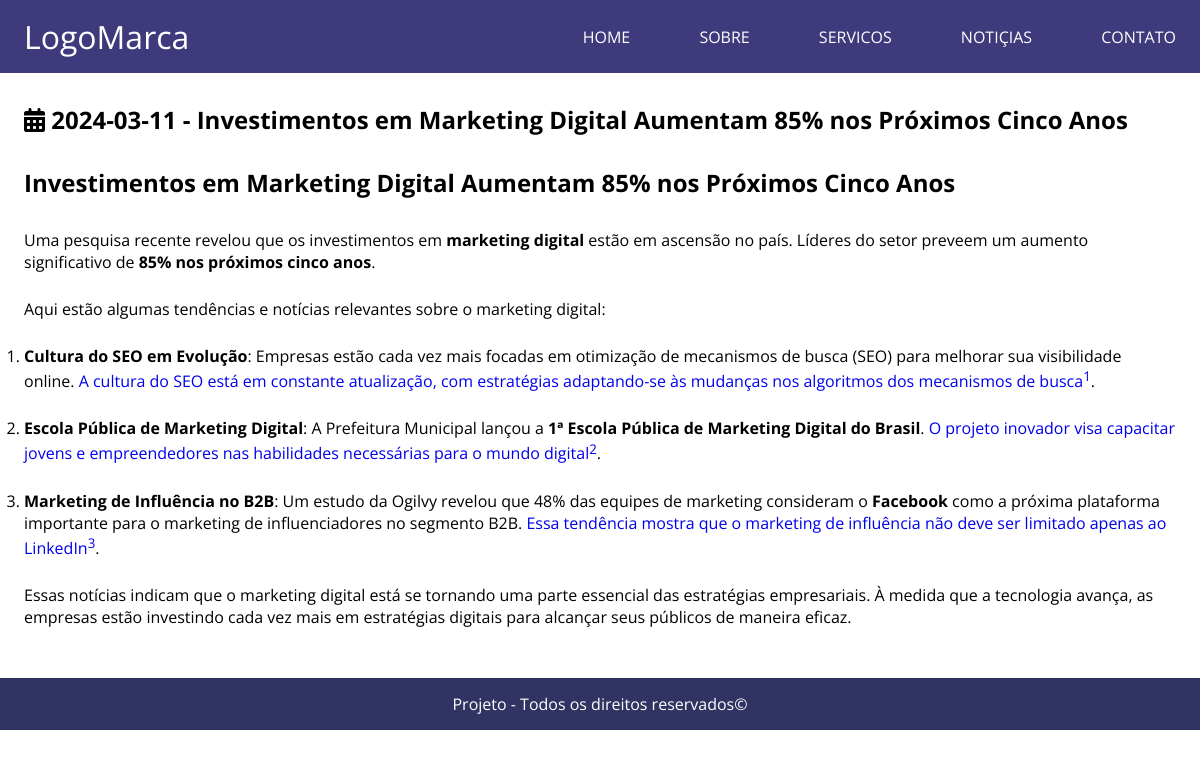
Screenshot of /?pag=newsSingle&categoria_id=15&news=investimentos-em-marketing-digital-aumentam-85%-nos-próximos-cinco-anos with the database file from the repository.
### tables this page shows
CREATE TABLE `tb_site_noticias` (
  `id` int(11) NOT NULL,
  `categoria_id` int(11) NOT NULL,
  `data` date NOT NULL,
  `titulo` varchar(255) NOT NULL,
  `conteudo` text NOT NULL,
  `capa` varchar(255) NOT NULL,
  `slog` varchar(255) NOT NULL,
  `order_id` int(11) NOT NULL
);

### core/controllers/NewsSingleController.php (called while the page is built, shortened)
<?php
    class NewsSingleController{
        public function index(){
            $db   = new Database;
            $news = $_GET["news"];
            $categorie_id = $_GET["categoria_id"];
            $sql = $db->selectOne("SELECT * FROM `tb_site_noticias` WHERE slog = ? AND categoria_id = ?", [$news, $categorie_id]);
            $result = $sql["result"];
            $data = [
                "news" => $result
            ];
            Layout::layout([
                DIR_VIEW_MAIN."templates/header",
                DIR_VIEW_MAIN."templates/mainHeader",
                DIR_VIEW_MAIN."newsSingle",
                DIR_VIEW_MAIN."templates/mainFooter",
                DIR_VIEW_MAIN."templates/footer"
            ], $data);
        }
    }

### core/Router.php (called while the page is built, shortened)
<?php
    class Router{
        private $factory;
        private $arr;
        public function __construct(FactoryInterface $factory){
            $this->factory = $factory;
            $this->arr = [
                "main"  => [$this, "main"],
                "panel" => [$this, "panel"]
            ];
        }
        public function build($path){
            $rout = $this->arr[$path];
            $class = $this->factory->make($rout());
            $class->index();
        }
    }

### public/index.php (called while the page is built, shortened)
<?php
    $factory   = new Factory;
    $router    = new Router($factory);
    $router->build("main");

### core/classes/Database.php (called while the page is built, shortened)
<?php
    class Database{
        private $conect;
        private function on(){
            $this->conect = new PDO(
                "mysql:".
                "host=".MYSQL_SERVER.";".
                "dbname=".MYSQL_DATABASE.";".
                "charset=".MYSQL_CHARSET,
                MYSQL_USER,
                MYSQL_PASS,
                [
                    PDO::ATTR_PERSISTENT         => true,
                    PDO::MYSQL_ATTR_INIT_COMMAND => "SET NAMES utf8"
                ]
            );
            $this->conect->setAttribute(PDO::ATTR_ERRMODE, PDO::ERRMODE_WARNING);
        }
        private function off(){
            $this->conect = null;
        }
        public function selectOne($sql, $param = null){
            $results = [];
            try{
                $exec = $this->conect->prepare($sql);
                (!empty($param)) ? $exec->execute($param) : $exec->execute();
                $results["result"] = $exec->fetch();
                $results["rows"]   = $exec->rowCount();
            }catch(PDOException $e){
                return false;
            }
            return $results;
        }
    }

### core/views/newsSingle.php (the view)
<section class="noticia-single">
    <div class="container">
        <h1><i class="fa fa-calendar"></i> <?= $news["data"] ?> - <?= $news["titulo"] ?></h1>
        <?= $news["conteudo"] ?>
    </div>
</section>

### core/classes/Layout.php (shortened to what this page needs)
<?php
    class Layout{
        public static function layout(array $structs, array $data = null){
            foreach($structs as $struct){
                include("$struct.php");
            }
        }
    }

### public/assets/css/style.css (style rules this page uses)
.container { width: 100%; max-width: 1280px; padding: 0 2%; margin: 0 auto; }
section { margin-bottom:50px; }
section.noticia-single h1 { margin: 30px 0; }
section.noticia-single p { margin: 25px 0 25px 0; }

### rows the page displays
tb_site_noticias: data "2024-03-11", titulo "Investimentos em Marketing Digital Aumentam 85% nos Próximos Cinco Anos", conteudo "Investimentos em Marketing Digital Aumentam 85% nos Próximos Cinco Anos Uma pesquisa recente revelou que os investimentos em marketing digital estão em ascensão no país. Líderes do setor preveem um aumento significativo de 85% nos próximos cinco anos . Aqui estão algumas tendências e notícias relevantes sobre o marketing digital: Cultura do SEO em Evolução : Empresas estão cada vez mais focadas em otimização de mecanismos de busca (SEO) para melhorar sua visibilidade online. A cultura do SEO está em constante atualização, com estratégias adaptando-se às mudanças nos algoritmos dos mecanismos de busca 1 . Escola Pública de Marketing Digital : A Prefeitura Municipal lançou a 1ª Escola Pública…"
